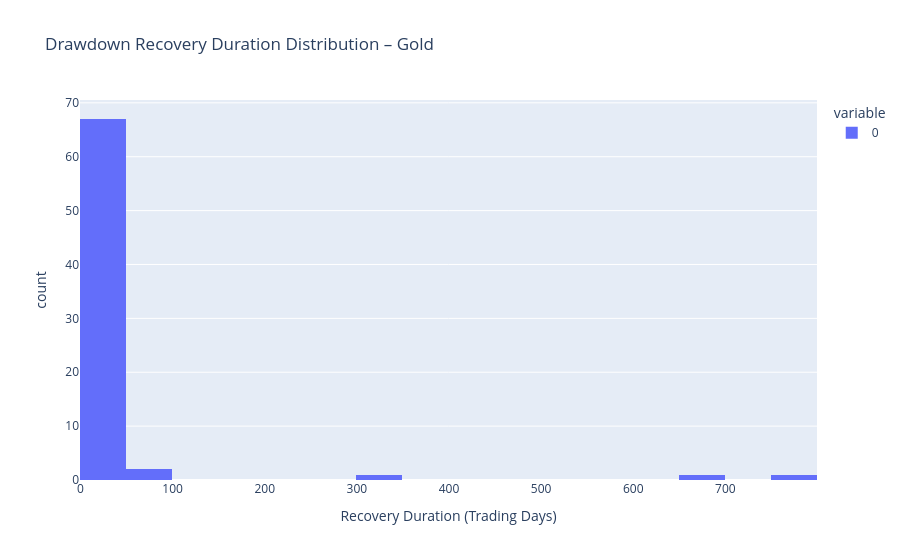

Write notebook code for a chart like this one.
### Code cell
px.histogram(
    recovery_durations,
    nbins=30,
    title="Drawdown Recovery Duration Distribution – Gold",
    labels={"value": "Recovery Duration (Trading Days)", "count": "Frequency"}
).show()

### Figure 1 — Plotly figure (JSON) as saved in the notebook; plotly's stock layout.template omitted (floating-point values rounded to 4 significant figures)
{"data": [{"alignmentgroup": "True", "bingroup": "x", "hovertemplate": "variable=0<br>Recovery Duration (Trading Days)=%{x}<br>count=%{y}<extra></extra>", "legendgroup": "0", "marker": {"color": "#636efa", "pattern": {"shape": ""}}, "name": "0", "nbinsx": 30, "offsetgroup": "0", "orientation": "v", "showlegend": true, "type": "histogram", "x": [3, 1, 338, 1, 1, 17, 683, 5, 8, 7, 2, 3, 5, 1, 3, 78, 12, 2, 11, 9, 19, 21, 24, 2, 3, 7, 1, 796, 16, 41, 10, 1, 1, 1, 18, 34, 18, 1, 3, 2, 8, 3, 12, 4, 59, 1, 2, 2, 1, 1, 1, 11, 4, 5, 1, 1, 9, 26, 25, 25, 1, 1, 3, 3, 2, 1, 38, 1, 1, 9, 1, 1], "xaxis": "x", "yaxis": "y"}], "layout": {"autosize": true, "barmode": "relative", "legend": {"title": {"text": "variable"}, "tracegroupgap": 0}, "title": {"text": "Drawdown Recovery Duration Distribution – Gold"}, "xaxis": {"anchor": "y", "autorange": true, "domain": [0, 1], "range": [-0.5, 799.5], "title": {"text": "Recovery Duration (Trading Days)"}, "type": "linear"}, "yaxis": {"anchor": "x", "autorange": true, "domain": [0, 1], "range": [0, 70.53], "title": {"text": "count"}}}}
